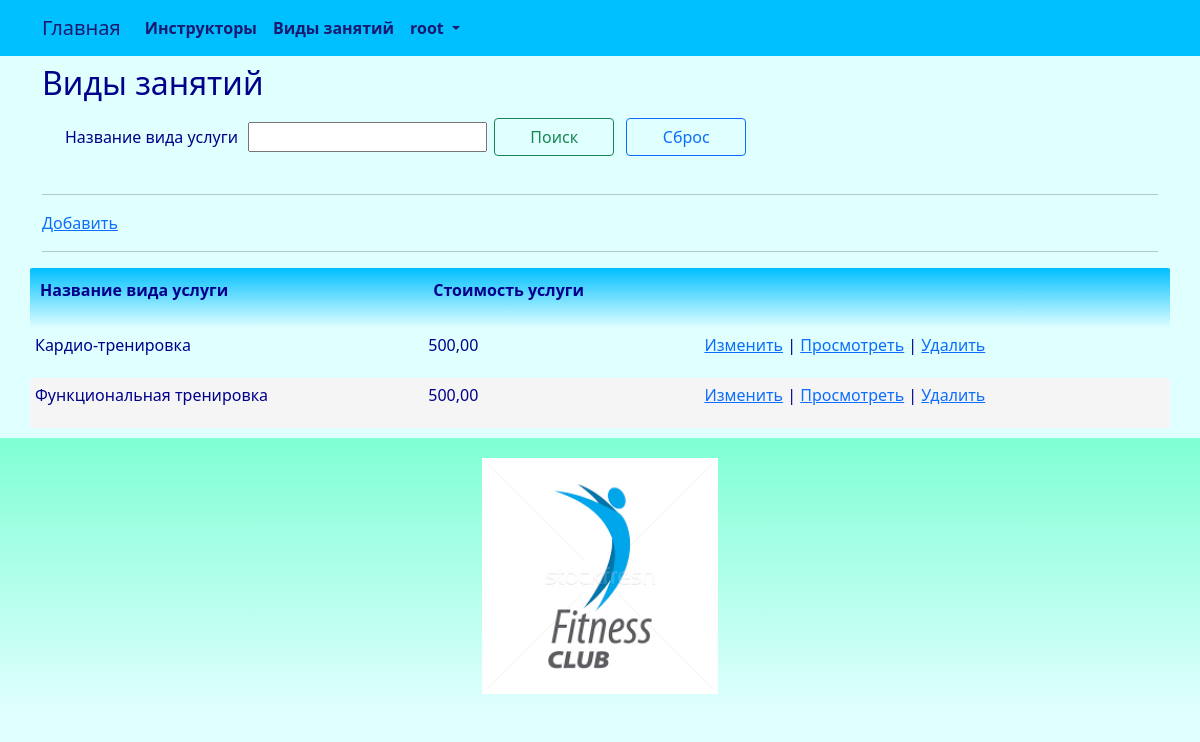
The page /kind/index/ (signed in) on the database its author committed.
### club/models.py (models this page shows, shortened)
class Kind(models.Model):
    kind_title = models.CharField(_('kind_title'), max_length=128, unique=True)
    price = models.DecimalField(_('kind_price'), max_digits=9, decimal_places=2)
    class Meta:
        db_table = 'kind'
        ordering = ['kind_title']

### club/views.py (the view)
# urls.py: path('kind/index/', views.kind_index, name='kind_index'),
@login_required
@user_passes_test(lambda u: u.is_superuser)
def kind_index(request):
    try:
        kind = Kind.objects.all().order_by('kind_title')
        if request.method == "POST":
            if 'searchBtn' in request.POST:
                title_search = request.POST.get("title_search")
                if title_search != '':
                    kind = kind.filter(kind_title__contains = title_search)
                return render(request, "kind/index.html", {"kind": kind,  "title_search": title_search })
            else:
                return render(request, "kind/index.html", {"kind": kind, })
        else:
            return render(request, "kind/index.html", {"kind": kind, })
        return render(request, "kind/index.html", {"kind": kind,})
    except Exception as exception:
        print(exception)
        return HttpResponse(exception)

### templates/kind/index.html (shortened to what this page needs)
{% extends "base.html" %}
{% load i18n %}
{% block content %}
<h2>{% trans "kinds" %}</h2>
<div class="row" style="margin: 10px">
	<form method="POST" enctype="multipart/form-data">
		<table>
			<tbody>
				<tr>
					<td>
						<p>{% trans "kind_title" %} &nbsp;</p>
					</td>
					<td>
						<p><input type="search" value="{{title_search}}" name="title_search"></p>
					</td>
					<td>
						<p><button class="btn btn-outline-success" name="searchBtn" style="width:120px; margin:5px">{% trans "Search" %}</button></p>
					</td>
					<td>
						<p><button class="btn btn-outline-primary" name="resetBtn" type="submit" onClick="window.location.reload();" style="width:120px; margin:5px">{% trans "Reset" %}</button></p>
					</td>
				</tr>
			</tbody>
		</table>
	</form>
</div>
<hr>
<p><a href="{% url 'kind_create'%}">{% trans "Add" %}</a></p>
<hr>
{% if kind.count > 0 %}
<div class="row">
	<table id="myTable" class="table-manager" style="width:100%">
		<thead>
			<tr>
				<th><p>{% trans "kind_title" %}</p></th>
				<th><p>{% trans "kind_price" %}</p></th>
				<th><p></p></th>
			</tr>
		</thead>
		<tbody>
			{% for e in kind %}
			<tr>
				<td><p>{{ e.kind_title }}</p></td>
				<td><p>{{ e.price }}</p></td>
				<td>
					<p>
					<a href="{% url 'kind_edit' e.id %}">{% trans "Change" %}</a> |
					<a href="{% url 'kind_read' e.id %}">{% trans "View" %}</a> |
					<a onclick="return confirm('Удалить запись?')" href="{% url 'kind_delete' e.id %}">{% trans "Delete" %}</a>
					</p>
				</td>
			</tr>
			{% endfor %}
		</tbody>
	</table>
</div>
{% endif %}
{% endblock content %}

### templates/base.html (shortened to what this page needs)
<!DOCTYPE html>
{% load static %}
{% load i18n %}
<html>
	<head>
		<link rel="stylesheet" href="{% static 'css/bootstrap.min.css' %}">
		<link rel="stylesheet" href="{% static 'css/styles.css' %}" />
	</head>
	<nav class="navbar navbar-expand-lg justify-content-center">
		<div class="container">
			<div class="collapse navbar-collapse" id="mainMenu">
				<ul class="navbar-nav me-auto mb-2 mb-lg-0">
					<a class="navbar-brand" href="{{ HTTP_HOST }}/">{% trans "Home" %}</a>
					<li class="nav-item">
						<a class="nav-link" href="{% url 'instructor_list' %}">{% trans "instructors" %}</a>
					</li>
					<li class="nav-item">
						<a class="nav-link" href="{% url 'kind_list' %}">{% trans "kinds" %}</a>
					</li>
					{% if user.is_authenticated %}
					<li class="nav-item dropdown">
						<a class="nav-link dropdown-toggle" href="#" id="navbarDropdown" role="button" data-bs-toggle="dropdown" aria-expanded="false">
							{{ user.username }}
						</a>
					</li>
					{% else %}
					<form class="form-inline ml-auto">
						<a href="{% url 'login' %}" class="btn btn-outline-secondary">{% trans "Log In" %}</a>
						<a href="{% url 'signup' %}" class="btn btn-primary ml-2">{% trans "Sign up" %}</a>
					</form>
					{% endif %}
				</ul>
			</div>
		</div>
	</nav>
	<body>
		<div class="container">
			{% block content%}{% endblock content %}
		</div>
	</body>
	<footer class="container-fluid text-center bg-lightgray">
		<div class="copyrights">
			<img src="{% static 'images/logo.png' %}" alt="logo" style="height:256px; padding: 10px;">
		</div>
	</footer>
</html>

### static/css/styles.css (style rules this page uses)
:root { --navbar-background-color: DeepSkyBlue; --navbar-text-color: MidnightBlue; --main-background-color-light: LightCyan; --main-background-color-dark: DeepSkyBlue; --main-text-color: DarkBlue; --main-header-color: DarkBlue; --main-text-attention-color: Purple; --footer-background-color-light: LightCyan; --footer-background-color-dark: Aquamarine; --footer-text-color: Teal; --card-background-color-light: LightCyan; --card-background-color-dark: DeepSkyBlue; --card-text-color: SeaGreen; --table-background-color-light: LightCyan; --table-background-color-dark: #F5F5F5; --table-text-color: DarkBlue; --star-size: 30px; --star-color: LightYellow; --star-background: Yellow ; }
.navbar { background-color: var(--navbar-background-color); color: var(--navbar-text-color); }
.navbar .navbar-nav, .navbar .navbar-nav .navbar-text { color: var(--navbar-text-color); }
.navbar ul { background-color: var(--navbar-background-color); color: var(--navbar-text-color); }
.navbar li { background-color: var(--navbar-background-color); color: var(--navbar-text-color); }
.navbar a { background-color: var(--navbar-background-color); color: var(--navbar-text-color); }
.navbar-brand { background-color: var(--navbar-background-color); color: var(--navbar-text-color); }
.nav-item { background-color: var(--navbar-background-color); color: var(--navbar-text-color); font-weight: bold; }
body { background-color: var(--main-background-color-light); }
h1, h2, h3, h4, h5, h6 { color: var(--main-header-color); }
p, ul, li, label { color: var(--main-text-color); }
.table-manager { background-color: var(--main-background-color-light); width: 100%; }
.table-manager tbody { background-color: var(--main-background-color-light); border: none; margin-top: 20px; margin-bottom: 20px; }
.table-manager thead th { color: var(--main-text-color); font-weight: bold; text-align: left; padding: 10px; background-image: linear-gradient(top, var(--main-background-color-dark), var(--main-background-color-light)); background-image: -o-linear-gradient(top, var(--main-background-color-dark), var(--main-background-color-light)); background-image: -moz-linear-gradient(top, var(--main-background-color-dark), var(--main-background-color-light)); background-image: -webkit-linear-gradient(top, var(--main-background-color-dark), var(--main-background-color-light)); }
.table-manager thead tr th:first-child { border-radius: 2px 0 0 2px; }
.table-manager thead tr th:last-child { border-radius: 0 2px 2px 0; }
.table-manager tbody td { text-align: left; border: none; padding: 5px 5px; vertical-align: top; }
.table-manager tbody tr:nth-child(odd) { background: var(--table-background-color-light); }
.table-manager tbody tr:nth-child(even) { background: var(--table-background-color-dark); }
.table-manager tbody tr td:first-child { border-radius: 2px 0 0 2px; }
.table-manager tbody tr td:last-child { border-radius: 0 2px 2px 0; }
footer { background-image: linear-gradient(top, var(--footer-background-color-dark), var(--footer-background-color-light)); background-image: -o-linear-gradient(top, var(--footer-background-color-dark), var(--footer-background-color-light)); background-image: -moz-linear-gradient(top, var(--footer-background-color-dark), var(--footer-background-color-light)); background-image: -webkit-linear-gradient(top, var(--footer-background-color-dark), var(--footer-background-color-light)); margin-top: 10px; padding: 10px; }

### rows shown on the page
Kind: kind_title "Кардио-тренировка", price "500,00"
Kind: kind_title "Функциональная тренировка", price "500,00"

### other values the page prints
{{ user.username }} "root"
